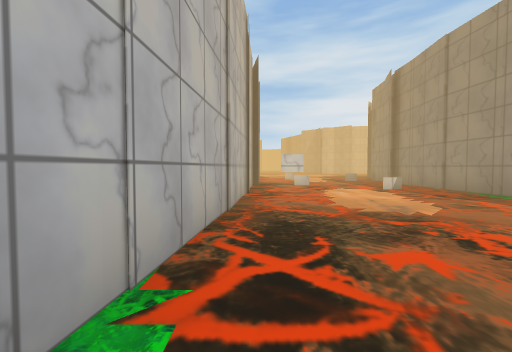
view 1 (above)

21 first-person views from a walk through a 3-D level made in the Unity game engine. The camera is 1.2 m above the floor, tilts 2° down and sees 90° across. The floor is counted in squares, 2.09 m on a side. Each view is taken from the middle of a square. On the plan, view 1 faces up. The plan holds only what a view shows up to about 9 squares ahead; the rest is blank. The place goes on beyond the plan. The player is left out. Some surface patterns are stand-ins.

view 2
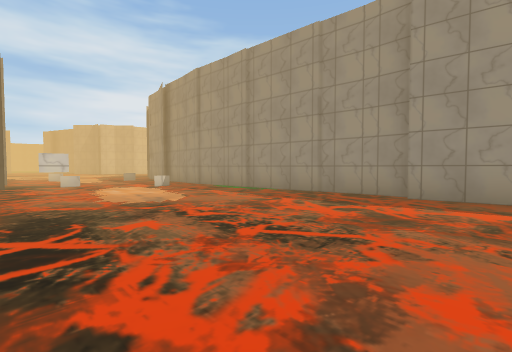

view 3
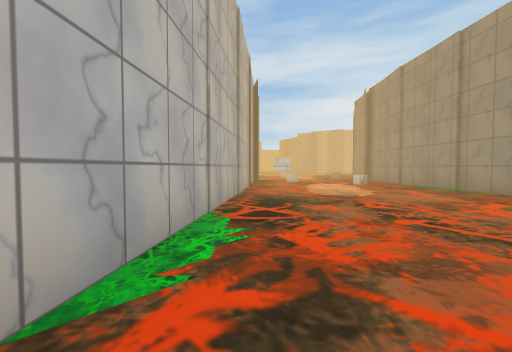

view 4
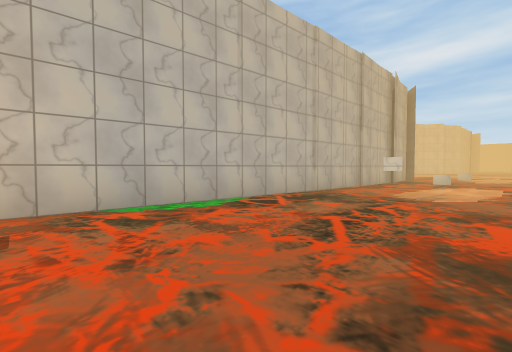

view 5
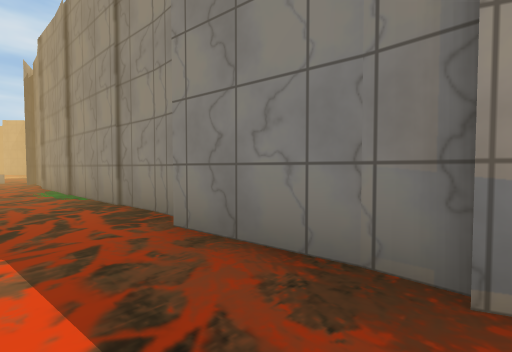

view 6
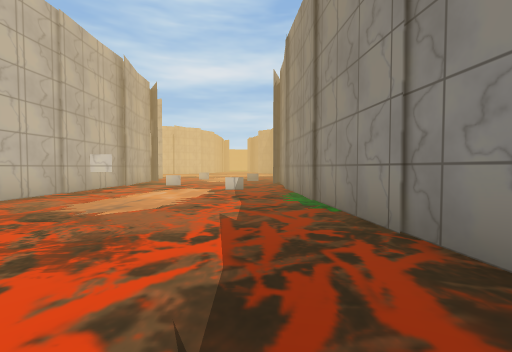

view 7
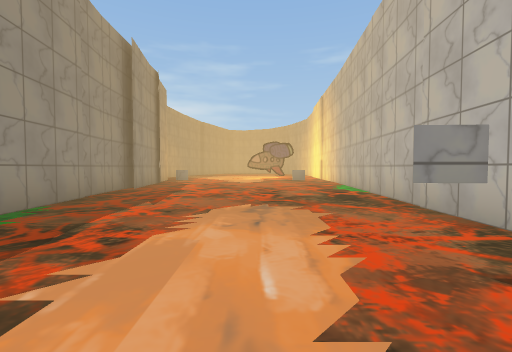

view 8
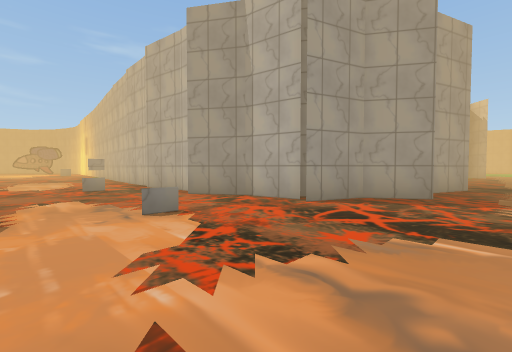

view 9
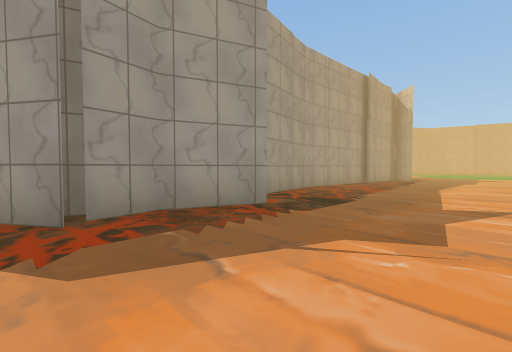

view 10
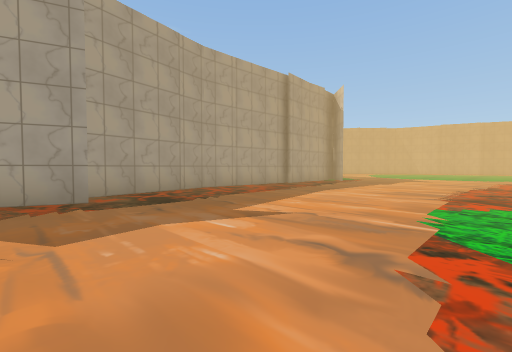

view 11
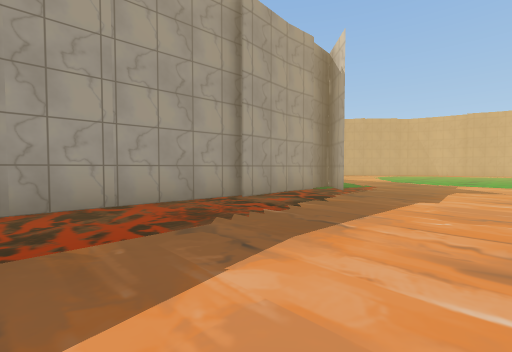

view 12
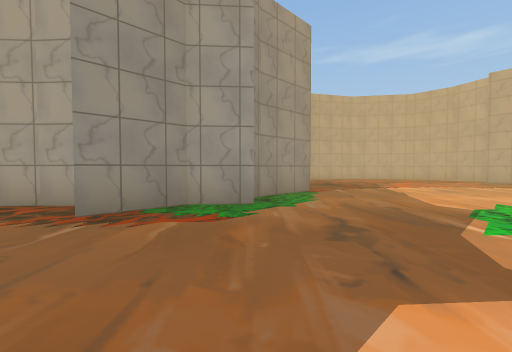

view 13
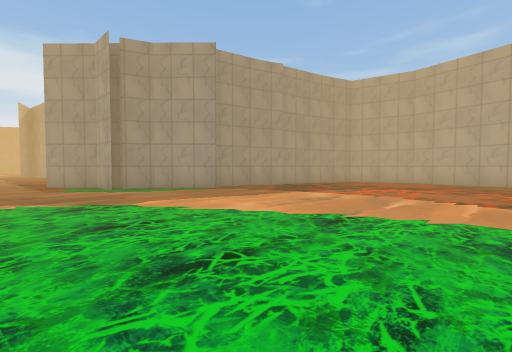

view 14
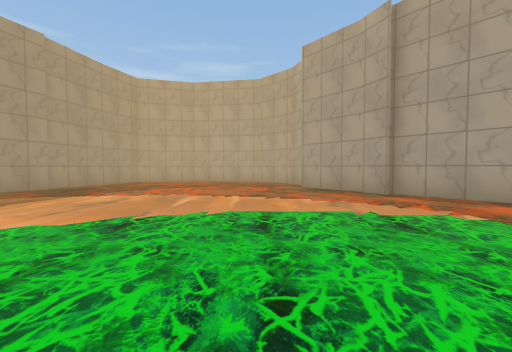

view 15
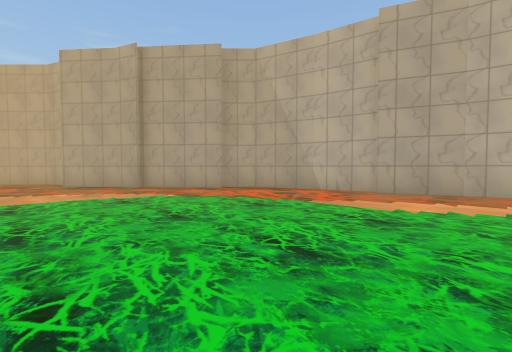

view 16
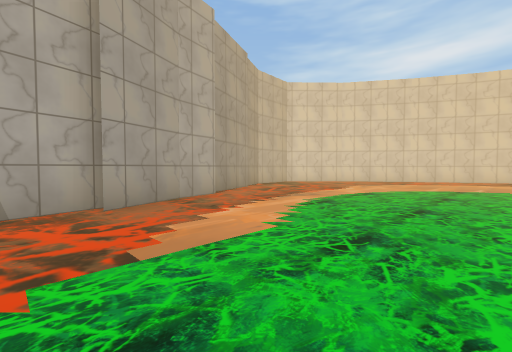

view 17
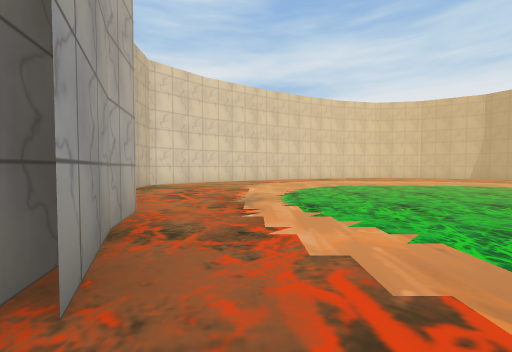

view 18
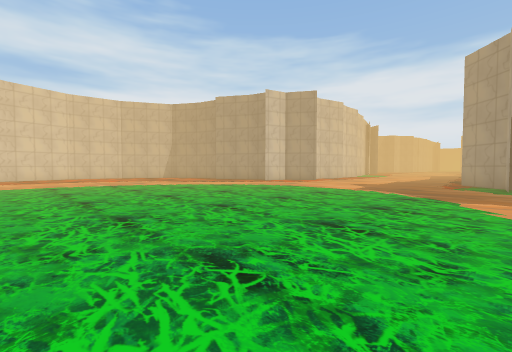

view 19
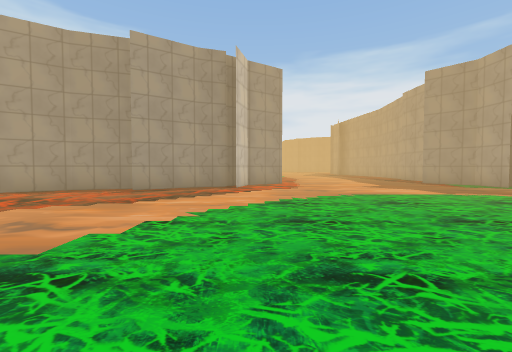

view 20
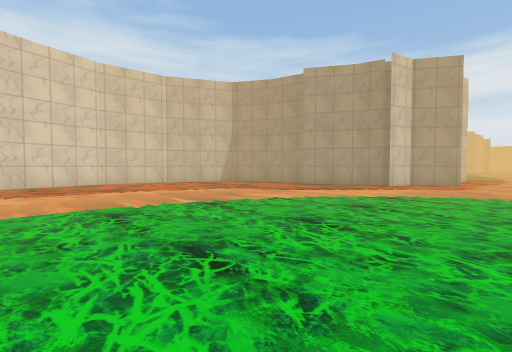

view 21
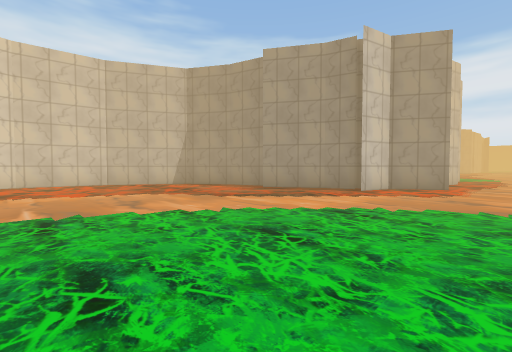

### Floor plan
Points are (right, up) in squares from view 1. A wall is a line through its corners. A room is listed if a view was taken in it or the views show most of it. See-through windows are left out.
Room 1 (views 1, 2, 3, 4, 5, 6, 7)
walls: (1, 5.4) (0.5, 5.4) (1, 5.4); (5, 4.3) (4.8, 9.1); (5.4, 1.1) (4.7, 6.9); (5.4, -0.2) (5.4, 1.3); (0.1, 8.1) (-0.9, -2.1); (-0.2, 8.3) (-0.1, 5.4); (5.5, -2) (5.5, -1.4) (5.2, 0.4)
low walls: (1.7, 8) (1.2, 8)
ways out: opening at (2.3, 9) to room 2
Room 2 (views 8, 9, 10, 11, 12, 13, 14, 15, 16, 17, 18, 19, 20, 21)
walls: (-11.3, 19.2) (-11.9, 19.4); (-14.1, 19) (-15.3, 21); (-14.8, 20.2) (-15.9, 20.6); (-15.5, 20.8) (-15.7, 21.7); (-11.5, 13.1) (-8, 12.9); (-13.8, 13.3) (-12.8, 13.3); (-15.7, 21.5) (-16.7, 23.1); (-8.2, 12.9) (-5.1, 13.4); (-16.1, 13) (-11.2, 13.4); (-15.6, 12.5) (-13.9, 14.2); (-16.2, 23.2) (-16.7, 24.7); (-5, 14.3) (-3.5, 13.7) (-2.3, 13.9) (-1.8, 13) (-0.5, 12.6); (-16.6, 24.5) (-17.4, 25.9) (-19.6, 27.1) (-21.7, 27.4) (-23.9, 27); (-17.4, 10.8) (-16.1, 12) (-15.8, 12.8); (-17.4, 9.1) (-17, 10.6); (-17.7, 8.4) (-17.3, 9.2); (-0.8, 12.4) (-0.5, 11.2) (0.2, 10.1); (-18, 6.7) (-17.6, 8.4); (-18.3, 5.9) (-18, 6.8); (-0.2, 9.2) (0.1, 7.6); (-23.7, 27) (-25.4, 26.3); (-25.7, 9.9) (-25.4, 9.1) (-24.2, 7.7); (-24.5, 6.9) (-24.2, 6.2) (-23.1, 5.1) (-20.4, 4.7); (-27.4, 11.4) (-25.8, 9.5); (-28.7, 13.5) (-28.2, 11.8) (-27.4, 11.1); (-29.2, 15.6) (-28.7, 13.4); (-29.4, 16.4) (-28.7, 14.9); (-29.6, 17.4) (-29.3, 16.3); (-30.6, 19.3) (-29.8, 17.5); (-30.5, 23) (-31.3, 22.1) (-31.2, 20.3); (-31.1, 20.4) (-30.7, 19.5)
low walls: (1.3, 11.9) (1.8, 11.9); (1.1, 8) (1.7, 8)
ways out: opening at (2.3, 9) to room 1

Positions as (right, up) in squares from view 1, and headings:
1: (0, 0), facing up
2: (0, -1), facing up-right
3: (0, -2), facing up
4: (3, -2), facing up-left
5: (4, -2), facing up-right
6: (4, 0), facing up
7: (2, 7), facing down
8: (3, 15), facing down-left
9: (-2, 17), facing down-left
10: (-4, 19), facing down-left
11: (-8, 17), facing down-left
12: (-16, 17), facing down
13: (-23, 15), facing down-right
14: (-23, 15), facing down
15: (-23, 17), facing down-left
16: (-25, 14), facing up-left
17: (-28, 14), facing up
18: (-24, 13), facing up-right
19: (-23, 20), facing right
20: (-24, 18), facing up-right
21: (-22, 18), facing up-right
